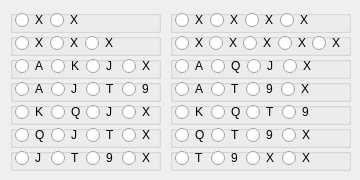
        <widget class="QWidget" name="ewOpenNT">
         <widget class="QWidget" name="layoutWidget">
          <property name="geometry">
           <rect>
            <x>10</x>
            <y>10</y>
            <width>151</width>
            <height>161</height>
           </rect>
          </property>
          <layout class="QVBoxLayout" name="verticalLayout_51">
           <property name="spacing">
            <number>0</number>
           </property>
           <item>
            <widget class="QGroupBox" name="groupBox_63">
             <property name="title">
              <string/>
             </property>
             <widget class="QWidget" name="layoutWidget_49">
              <property name="geometry">
               <rect>
                <x>0</x>
                <y>0</y>
                <width>74</width>
                <height>20</height>
               </rect>
              </property>
              <layout class="QHBoxLayout" name="horizontalLayout_56">
               <property name="leftMargin">
                <number>5</number>
               </property>
               <property name="rightMargin">
                <number>5</number>
               </property>
               <item>
                <widget class="QRadioButton" name="Xxent">
                 <property name="text">
                  <string>X</string>
                 </property>
                </widget>
               </item>
               <item>
                <widget class="QRadioButton" name="xXent">
                 <property name="text">
                  <string>X</string>
                 </property>
                </widget>
               </item>
              </layout>
             </widget>
            </widget>
           </item>
           <item>
            <widget class="QGroupBox" name="groupBox_65">
             <property name="title">
              <string/>
             </property>
             <widget class="QWidget" name="layoutWidget_50">
              <property name="geometry">
               <rect>
                <x>0</x>
                <y>0</y>
                <width>109</width>
                <height>20</height>
               </rect>
              </property>
              <layout class="QHBoxLayout" name="horizontalLayout_58">
               <property name="leftMargin">
                <number>5</number>
               </property>
               <property name="rightMargin">
                <number>5</number>
               </property>
               <item>
                <widget class="QRadioButton" name="Xxxent">
                 <property name="text">
                  <string>X</string>
                 </property>
                </widget>
               </item>
               <item>
                <widget class="QRadioButton" name="xXxent">
                 <property name="text">
                  <string>X</string>
                 </property>
                </widget>
               </item>
               <item>
                <widget class="QRadioButton" name="xxXent">
                 <property name="text">
                  <string>X</string>
                 </property>
                </widget>
               </item>
              </layout>
             </widget>
            </widget>
           </item>
           <item>
            <widget class="QGroupBox" name="groupBox_84">
             <property name="title">
              <string/>
             </property>
             <widget class="QWidget" name="layoutWidget_69">
              <property name="geometry">
               <rect>
                <x>0</x>
                <y>0</y>
                <width>146</width>
                <height>20</height>
               </rect>
              </property>
              <layout class="QHBoxLayout" name="horizontalLayout_77">
               <property name="leftMargin">
                <number>5</number>
               </property>
               <property name="rightMargin">
                <number>5</number>
               </property>
               <item>
                <widget class="QRadioButton" name="Akjxent">
                 <property name="text">
                  <string>A</string>
                 </property>
                </widget>
               </item>
               <item>
                <widget class="QRadioButton" name="aKjxent">
                 <property name="text">
                  <string>K</string>
                 </property>
                </widget>
               </item>
               <item>
                <widget class="QRadioButton" name="ekJxent">
                 <property name="text">
                  <string>J</string>
                 </property>
                </widget>
               </item>
               <item>
                <widget class="QRadioButton" name="akjXent">
                 <property name="text">
                  <string>X</string>
                 </property>
                </widget>
               </item>
              </layout>
             </widget>
            </widget>
           </item>
           <item>
            <widget class="QGroupBox" name="groupBox_85">
             <property name="title">
              <string/>
             </property>
             <widget class="QWidget" name="layoutWidget_70">
              <property name="geometry">
               <rect>
                <x>0</x>
                <y>0</y>
                <width>146</width>
                <height>20</height>
               </rect>
              </property>
              <layout class="QHBoxLayout" name="horizontalLayout_78">
               <property name="leftMargin">
                <number>5</number>
               </property>
               <property name="rightMargin">
                <number>5</number>
               </property>
               <item>
                <widget class="QRadioButton" name="Ajtnent">
                 <property name="text">
                  <string>A</string>
                 </property>
                </widget>
               </item>
               <item>
                <widget class="QRadioButton" name="aJtnent">
                 <property name="text">
                  <string>J</string>
                 </property>
                </widget>
               </item>
               <item>
                <widget class="QRadioButton" name="ajTnent">
                 <property name="text">
                  <string>T</string>
                 </property>
                </widget>
               </item>
               <item>
                <widget class="QRadioButton" name="ajtNent">
                 <property name="text">
                  <string>9</string>
                 </property>
                </widget>
               </item>
              </layout>
             </widget>
            </widget>
           </item>
           <item>
            <widget class="QGroupBox" name="groupBox_86">
             <property name="title">
              <string/>
             </property>
             <widget class="QWidget" name="layoutWidget_71">
              <property name="geometry">
               <rect>
                <x>0</x>
                <y>0</y>
                <width>146</width>
                <height>20</height>
               </rect>
              </property>
              <layout class="QHBoxLayout" name="horizontalLayout_79">
               <property name="leftMargin">
                <number>5</number>
               </property>
               <property name="rightMargin">
                <number>5</number>
               </property>
               <item>
                <widget class="QRadioButton" name="Kajxent">
                 <property name="text">
                  <string>K</string>
                 </property>
                </widget>
               </item>
               <item>
                <widget class="QRadioButton" name="kQjxent">
                 <property name="text">
                  <string>Q</string>
                 </property>
                </widget>
               </item>
               <item>
                <widget class="QRadioButton" name="kqJxent">
                 <property name="text">
                  <string>J</string>
                 </property>
                </widget>
               </item>
               <item>
                <widget class="QRadioButton" name="kqjXent">
                 <property name="text">
                  <string>X</string>
                 </property>
                </widget>
               </item>
              </layout>
             </widget>
            </widget>
           </item>
           <item>
            <widget class="QGroupBox" name="groupBox_82">
             <property name="title">
              <string/>
             </property>
             <widget class="QWidget" name="layoutWidget_67">
              <property name="geometry">
               <rect>
                <x>0</x>
                <y>0</y>
                <width>146</width>
                <height>20</height>
               </rect>
              </property>
              <layout class="QHBoxLayout" name="horizontalLayout_75">
               <property name="leftMargin">
                <number>5</number>
               </property>
               <property name="rightMargin">
                <number>5</number>
               </property>
               <item>
                <widget class="QRadioButton" name="Qjtxent">
                 <property name="text">
                  <string>Q</string>
                 </property>
                </widget>
               </item>
               <item>
                <widget class="QRadioButton" name="qJtxent">
                 <property name="text">
                  <string>J</string>
                 </property>
                </widget>
               </item>
               <item>
                <widget class="QRadioButton" name="qjTxent">
                 <property name="text">
                  <string>T</string>
                 </property>
                </widget>
               </item>
               <item>
                <widget class="QRadioButton" name="qjtXent">
                 <property name="text">
                  <string>X</string>
                 </property>
                </widget>
               </item>
              </layout>
             </widget>
            </widget>
           </item>
           <item>
            <widget class="QGroupBox" name="groupBox_55">
             <property name="title">
              <string/>
             </property>
             <widget class="QWidget" name="layoutWidget_42">
              <property name="geometry">
               <rect>
                <x>0</x>
                <y>0</y>
                <width>146</width>
                <height>20</height>
               </rect>
              </property>
              <layout class="QHBoxLayout" name="horizontalLayout_48">
               <property name="leftMargin">
                <number>5</number>
               </property>
               <property name="rightMargin">
                <number>5</number>
               </property>
               <item>
                <widget class="QRadioButton" name="Jtnxent">
                 <property name="text">
                  <string>J</string>
                 </property>
                </widget>
               </item>
               <item>
                <widget class="QRadioButton" name="jTnxent">
                 <property name="text">
                  <string>T</string>
                 </property>
                </widget>
               </item>
               <item>
                <widget class="QRadioButton" name="jtNxent">
                 <property name="text">
                  <string>9</string>
                 </property>
                </widget>
               </item>
               <item>
                <widget class="QRadioButton" name="jtnXent">
                 <property name="text">
                  <string>X</string>
                 </property>
                </widget>
               </item>
              </layout>
             </widget>
            </widget>
           </item>
          </layout>
         </widget>
         <widget class="QWidget" name="layoutWidget">
          <property name="geometry">
           <rect>
            <x>170</x>
            <y>10</y>
            <width>181</width>
            <height>161</height>
           </rect>
          </property>
          <layout class="QVBoxLayout" name="verticalLayout_52">
           <property name="spacing">
            <number>0</number>
           </property>
           <item>
            <widget class="QGroupBox" name="groupBox_61">
             <property name="title">
              <string/>
             </property>
             <widget class="QWidget" name="layoutWidget_45">
              <property name="geometry">
               <rect>
                <x>0</x>
                <y>0</y>
                <width>144</width>
                <height>20</height>
               </rect>
              </property>
              <layout class="QHBoxLayout" name="horizontalLayout_54">
               <property name="leftMargin">
                <number>5</number>
               </property>
               <property name="rightMargin">
                <number>5</number>
               </property>
               <item>
                <widget class="QRadioButton" name="Xxxxent">
                 <property name="text">
                  <string>X</string>
                 </property>
                </widget>
               </item>
               <item>
                <widget class="QRadioButton" name="xXxxent">
                 <property name="text">
                  <string>X</string>
                 </property>
                </widget>
               </item>
               <item>
                <widget class="QRadioButton" name="xxXxent">
                 <property name="text">
                  <string>X</string>
                 </property>
                </widget>
               </item>
               <item>
                <widget class="QRadioButton" name="xxxXent">
                 <property name="text">
                  <string>X</string>
                 </property>
                </widget>
               </item>
              </layout>
             </widget>
            </widget>
           </item>
           <item>
            <widget class="QGroupBox" name="groupBox_64">
             <property name="title">
              <string/>
             </property>
             <widget class="QWidget" name="layoutWidget_15">
              <property name="geometry">
               <rect>
                <x>5</x>
                <y>0</y>
                <width>171</width>
                <height>20</height>
               </rect>
              </property>
              <layout class="QHBoxLayout" name="horizontalLayout_57">
               <property name="spacing">
                <number>0</number>
               </property>
               <item>
                <widget class="QRadioButton" name="Xxxxxent">
                 <property name="text">
                  <string>X</string>
                 </property>
                </widget>
               </item>
               <item>
                <widget class="QRadioButton" name="xXxxxent">
                 <property name="text">
                  <string>X</string>
                 </property>
                </widget>
               </item>
               <item>
                <widget class="QRadioButton" name="xxXxxent">
                 <property name="text">
                  <string>X</string>
                 </property>
                </widget>
               </item>
               <item>
                <widget class="QRadioButton" name="xxxXxent">
                 <property name="text">
                  <string>X</string>
                 </property>
                </widget>
               </item>
               <item>
                <widget class="QRadioButton" name="xxxxXent">
                 <property name="text">
                  <string>X</string>
                 </property>
                </widget>
               </item>
              </layout>
             </widget>
            </widget>
           </item>
           <item>
            <widget class="QGroupBox" name="groupBox_81">
             <property name="title">
              <string/>
             </property>
             <widget class="QWidget" name="layoutWidget_61">
              <property name="geometry">
               <rect>
                <x>0</x>
                <y>0</y>
                <width>147</width>
                <height>20</height>
               </rect>
              </property>
              <layout class="QHBoxLayout" name="horizontalLayout_74">
               <property name="leftMargin">
                <number>5</number>
               </property>
               <property name="rightMargin">
                <number>5</number>
               </property>
               <item>
                <widget class="QRadioButton" name="Aqjxent">
                 <property name="text">
                  <string>A</string>
                 </property>
                </widget>
               </item>
               <item>
                <widget class="QRadioButton" name="aQjxent">
                 <property name="text">
                  <string>Q</string>
                 </property>
                </widget>
               </item>
               <item>
                <widget class="QRadioButton" name="aqJxent">
                 <property name="text">
                  <string>J</string>
                 </property>
                </widget>
               </item>
               <item>
                <widget class="QRadioButton" name="aqjXent">
                 <property name="text">
                  <string>X</string>
                 </property>
                </widget>
               </item>
              </layout>
             </widget>
            </widget>
           </item>
           <item>
            <widget class="QGroupBox" name="groupBox_57">
             <property name="title">
              <string/>
             </property>
             <widget class="QWidget" name="layoutWidget_44">
              <property name="geometry">
               <rect>
                <x>0</x>
                <y>0</y>
                <width>145</width>
                <height>20</height>
               </rect>
              </property>
              <layout class="QHBoxLayout" name="horizontalLayout_50">
               <property name="leftMargin">
                <number>5</number>
               </property>
               <property name="rightMargin">
                <number>5</number>
               </property>
               <item>
                <widget class="QRadioButton" name="Atnxent">
                 <property name="text">
                  <string>A</string>
                 </property>
                </widget>
               </item>
               <item>
                <widget class="QRadioButton" name="aTnxent">
                 <property name="text">
                  <string>T</string>
                 </property>
                </widget>
               </item>
               <item>
                <widget class="QRadioButton" name="atNxent">
                 <property name="text">
                  <string>9</string>
                 </property>
                </widget>
               </item>
               <item>
                <widget class="QRadioButton" name="atnXent">
                 <property name="text">
                  <string>X</string>
                 </property>
                </widget>
               </item>
              </layout>
             </widget>
            </widget>
           </item>
           <item>
            <widget class="QGroupBox" name="groupBox_50">
             <property name="title">
              <string/>
             </property>
             <widget class="QWidget" name="layoutWidget_37">
              <property name="geometry">
               <rect>
                <x>0</x>
                <y>0</y>
                <width>146</width>
                <height>20</height>
               </rect>
              </property>
              <layout class="QHBoxLayout" name="horizontalLayout_43">
               <property name="leftMargin">
                <number>5</number>
               </property>
               <property name="rightMargin">
                <number>5</number>
               </property>
               <item>
                <widget class="QRadioButton" name="Kqt9ent">
                 <property name="text">
                  <string>K</string>
                 </property>
                </widget>
               </item>
               <item>
                <widget class="QRadioButton" name="kQtnent">
                 <property name="text">
                  <string>Q</string>
                 </property>
                </widget>
               </item>
               <item>
                <widget class="QRadioButton" name="kqTnent">
                 <property name="text">
                  <string>T</string>
                 </property>
                </widget>
               </item>
               <item>
                <widget class="QRadioButton" name="kqtNent">
                 <property name="text">
                  <string>9</string>
                 </property>
                </widget>
               </item>
              </layout>
             </widget>
            </widget>
           </item>
           <item>
            <widget class="QGroupBox" name="groupBox_60">
             <property name="title">
              <string/>
             </property>
             <widget class="QWidget" name="layoutWidget_47">
              <property name="geometry">
               <rect>
                <x>0</x>
                <y>0</y>
                <width>146</width>
                <height>20</height>
               </rect>
              </property>
              <layout class="QHBoxLayout" name="horizontalLayout_53">
               <property name="leftMargin">
                <number>5</number>
               </property>
               <property name="rightMargin">
                <number>5</number>
               </property>
               <item>
                <widget class="QRadioButton" name="Qtnxent">
                 <property name="text">
                  <string>Q</string>
                 </property>
                </widget>
               </item>
               <item>
                <widget class="QRadioButton" name="qTnxent">
                 <property name="text">
                  <string>T</string>
                 </property>
                </widget>
               </item>
               <item>
                <widget class="QRadioButton" name="qtNxent">
                 <property name="text">
                  <string>9</string>
                 </property>
                </widget>
               </item>
               <item>
                <widget class="QRadioButton" name="qtnXent">
                 <property name="text">
                  <string>X</string>
                 </property>
                </widget>
               </item>
              </layout>
             </widget>
            </widget>
           </item>
           <item>
            <widget class="QGroupBox" name="groupBox_83">
             <property name="title">
              <string/>
             </property>
             <widget class="QWidget" name="layoutWidget_68">
              <property name="geometry">
               <rect>
                <x>0</x>
                <y>0</y>
                <width>146</width>
                <height>20</height>
               </rect>
              </property>
              <layout class="QHBoxLayout" name="horizontalLayout_76">
               <property name="leftMargin">
                <number>5</number>
               </property>
               <property name="rightMargin">
                <number>5</number>
               </property>
               <item>
                <widget class="QRadioButton" name="Tnxxent">
                 <property name="text">
                  <string>T</string>
                 </property>
                </widget>
               </item>
               <item>
                <widget class="QRadioButton" name="tNxxent">
                 <property name="text">
                  <string>9</string>
                 </property>
                </widget>
               </item>
               <item>
                <widget class="QRadioButton" name="tnXxent">
                 <property name="text">
                  <string>X</string>
                 </property>
                </widget>
               </item>
               <item>
                <widget class="QRadioButton" name="tnxXent">
                 <property name="text">
                  <string>X</string>
                 </property>
                </widget>
               </item>
              </layout>
             </widget>
            </widget>
           </item>
          </layout>
         </widget>
        </widget>
